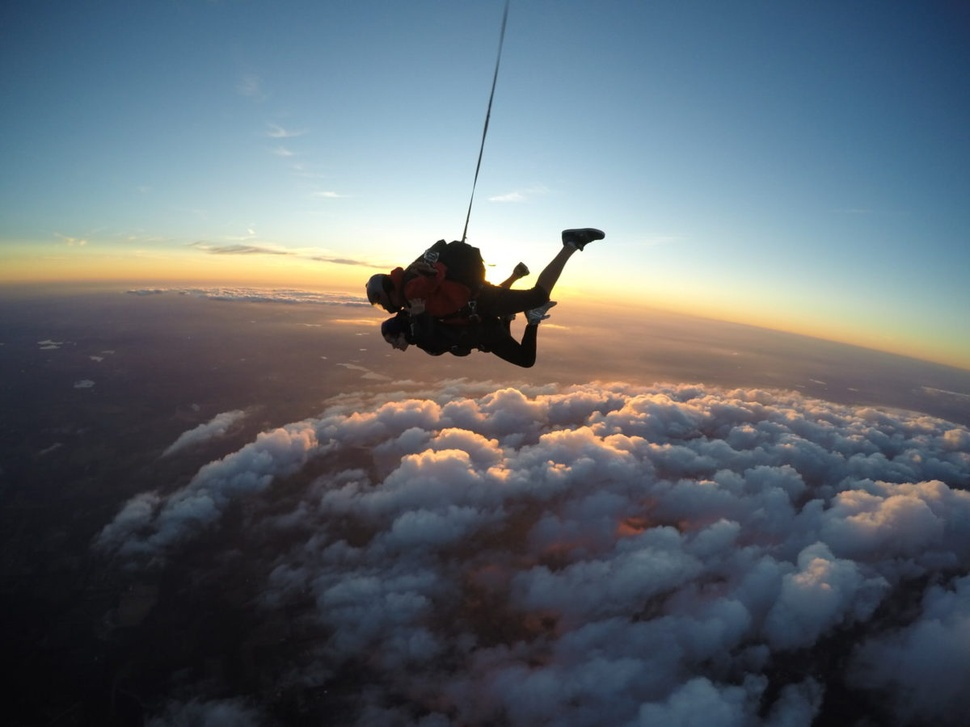
#> input picture opencv/instagram_filters/filter_orig.jpg, 970 x 727 px, shrunk from 1200 x 900 before the run
$ python -i sketch.py   (imports and definitions only)
#> lines starting #> are read from the running program, lines starting #| are printed output that depends on the picture
#> further down, picture is the input picture: shape (727, 970, 3); mean B, G, R 112.5, 104.9, 95.9
import streamlit as st
import numpy as np
from PIL import Image
import cv2
import base64
from io import BytesIO
def get_image_download_link(img):
	"""Generates a link allowing the PIL image to be downloaded
	in:  PIL image
	out: href string
	"""
	buffered = BytesIO()
	img.save(buffered, format="JPEG")
	img_str = base64.b64encode(buffered.getvalue()).decode()
	href = f'<a href="data:file/jpg;base64,{img_str}">Download Your Converted Image </a>'
	return href


def dodgeV2(x, y):
    return cv2.divide(x, 255 - y, scale=256)

def pencilsketch(inp_img):
    img_gray = cv2.cvtColor(inp_img, cv2.COLOR_BGR2GRAY)
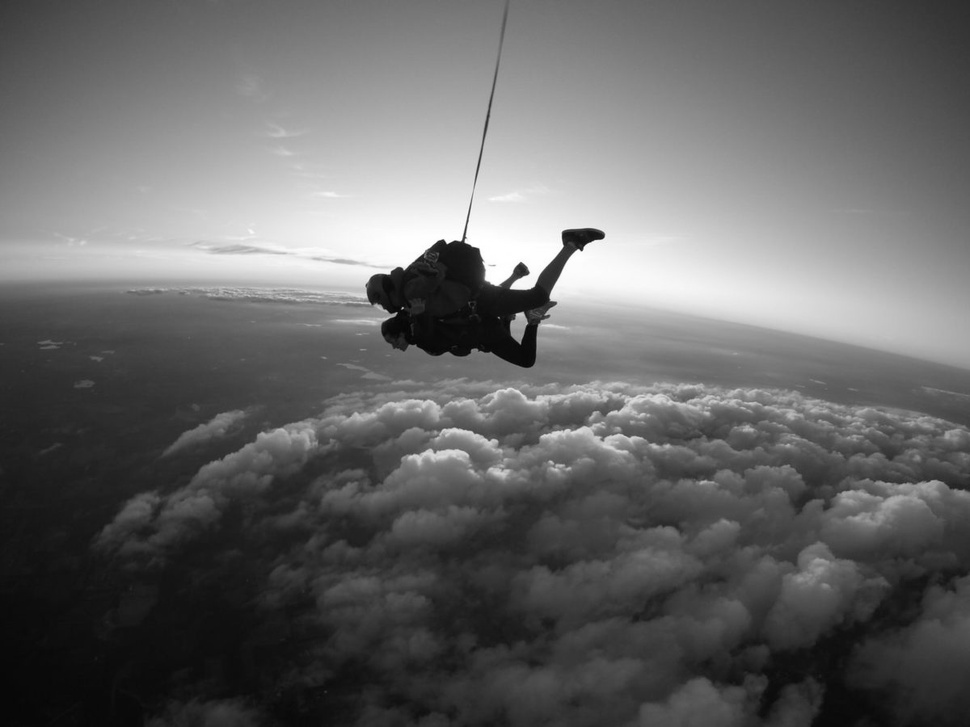
#> img_gray: shape (727, 970); min 3, max 255, mean 103.1
    img_invert = cv2.bitwise_not(img_gray)
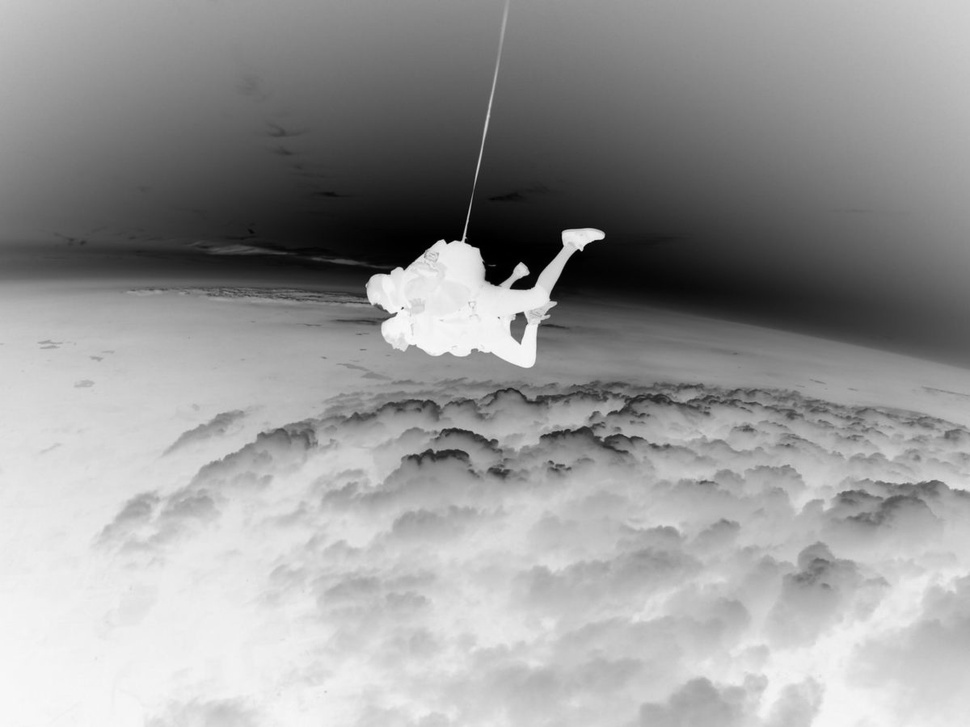
#> img_invert: shape (727, 970); min 0, max 252, mean 151.9
    img_smoothing = cv2.GaussianBlur(img_invert, (21, 21),sigmaX=0, sigmaY=0)
    final_img = dodgeV2(img_gray, img_smoothing)
#> in dodgeV2, `return cv2.divide(x, 255 - y, scale=256)`:
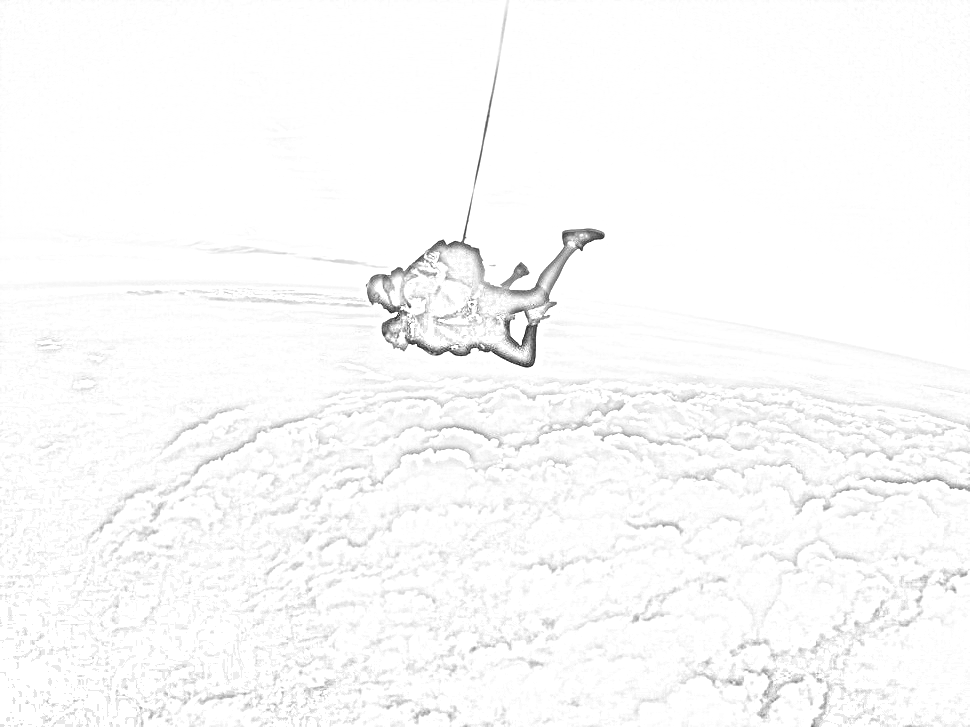
#> returned value: shape (727, 970); min 24, max 255, mean 250.4
    return(final_img)


def main():

    st.title("Image Filter  App")
    st.write("Streamlit App   to  convert your photos to realistic Pencil Sketches")

    file_image = st.sidebar.file_uploader("Upload your Photos", type=['jpeg','jpg','png'])
    option = st.sidebar.selectbox( 'How would your your images to be converted ?',
       ('pencilsketch', 'pencilsketch', 'pencilsketch'))
    if file_image is None:
        st.write("You haven't uploaded any image file")

    else:
        input_img = Image.open(file_image)
        final_sketch = pencilsketch(np.array(input_img))
        st.write("**Input Photo**")
        st.image(input_img, use_column_width=True)
        st.write("**Output Pencil Sketch**")
        st.image(final_sketch, use_column_width=True)
        result = Image.fromarray(final_sketch)
        st.markdown(get_image_download_link(result), unsafe_allow_html=True)

# [2 lines not run here, left out]

>>> import cv2
>>> picture = cv2.imread('instagram_filters/filter_orig.jpg')
>>> result = pencilsketch(picture)
